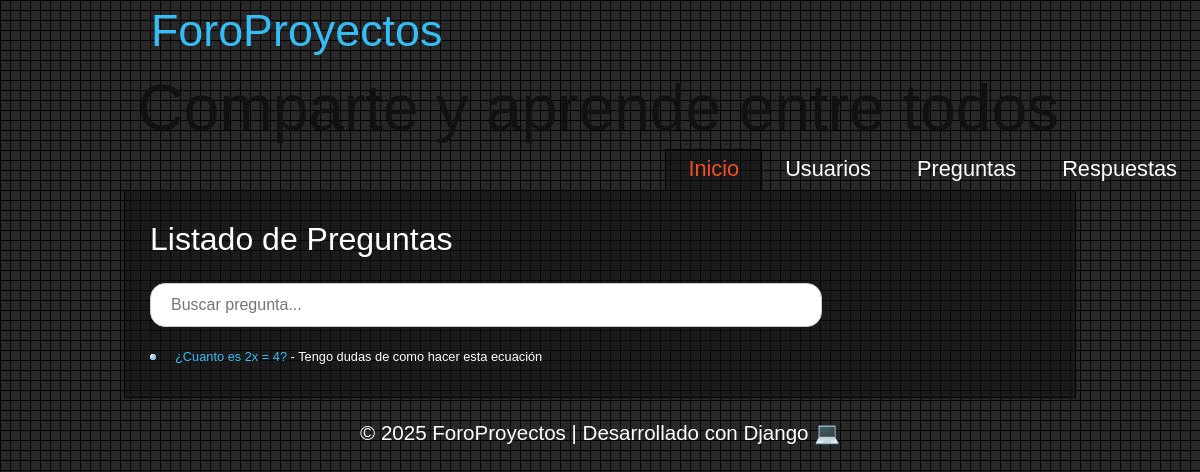
Page /ForoProyectos/pregunta/ on the earlier database version.
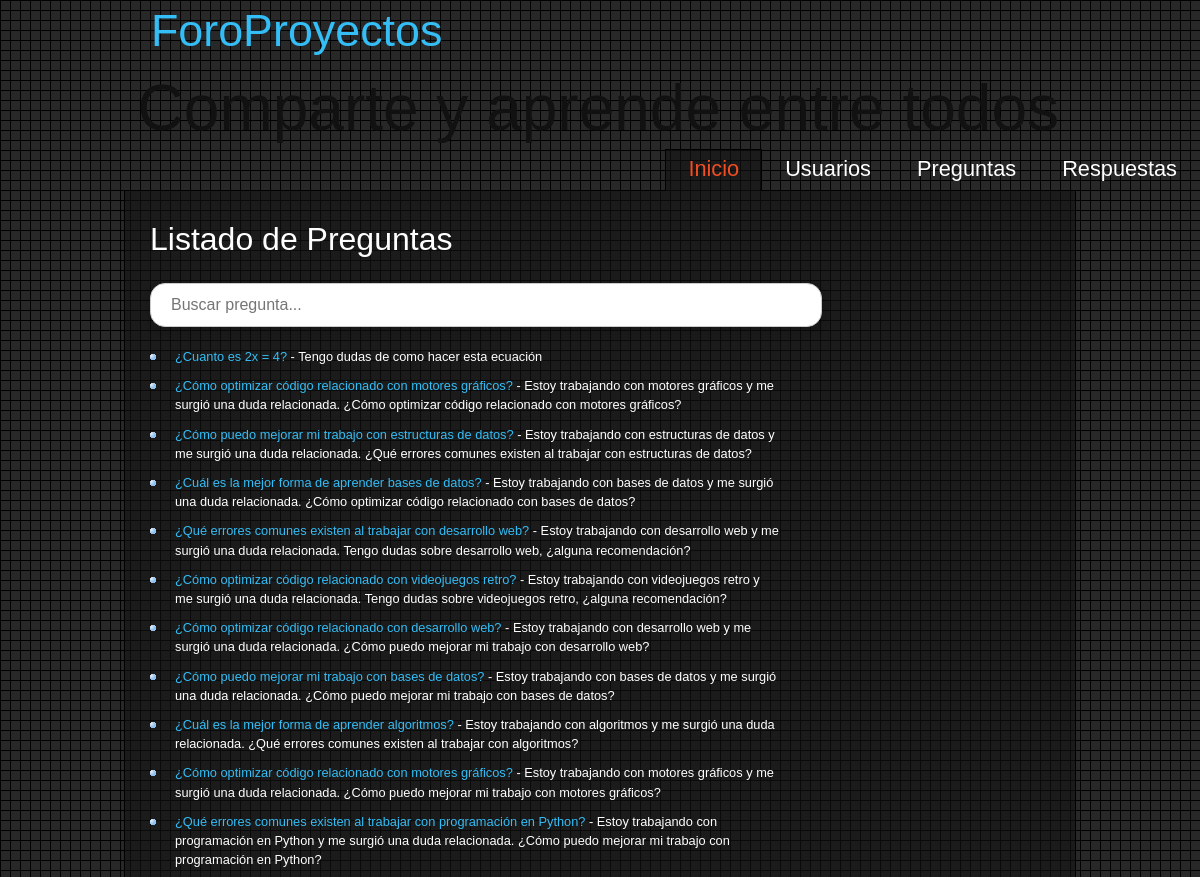
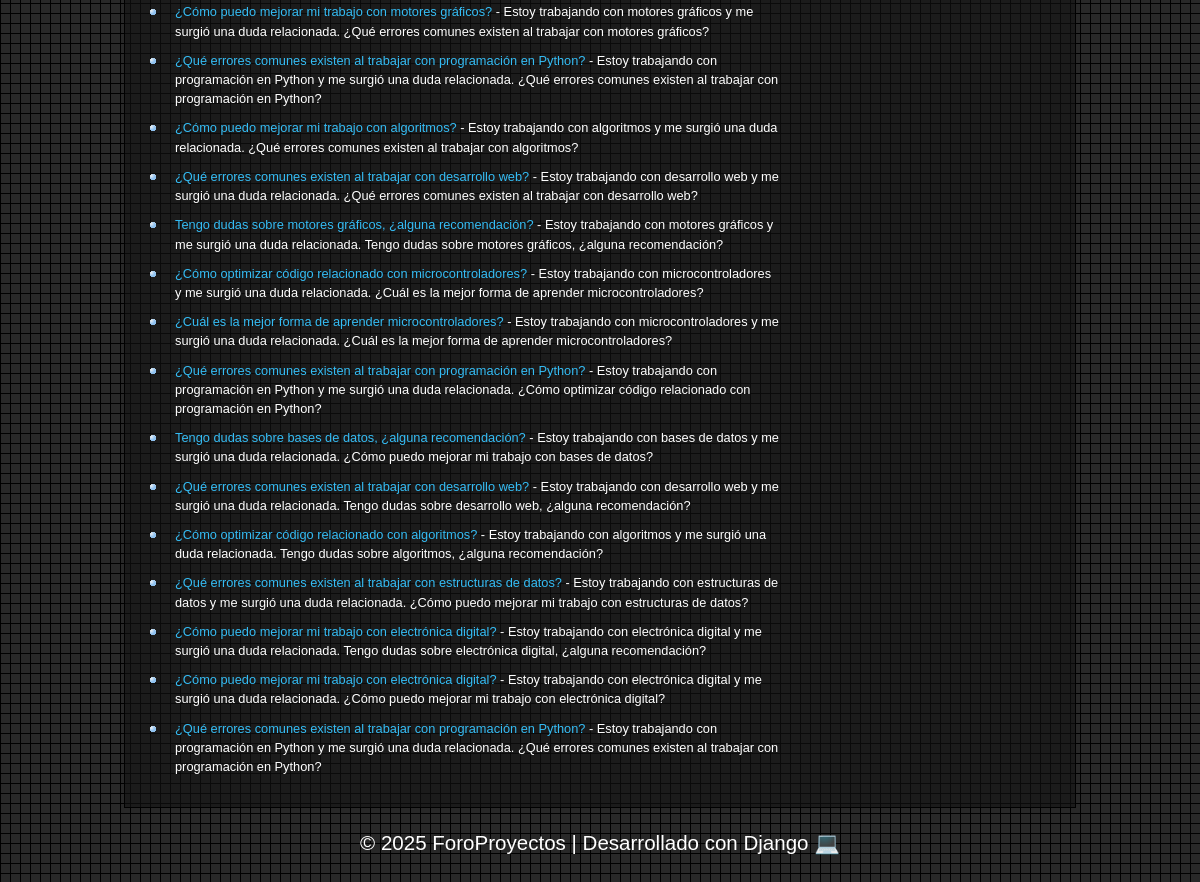
Same page on the later database version (2 pictures, top to bottom).
### ForoProyectos/models.py (models this page shows, shortened)
class Pregunta(models.Model):
    titulo = models.CharField(max_length=200)
    contenido = models.TextField(max_length=2000)
    autor = models.ForeignKey(Usuario, on_delete=models.CASCADE, related_name="preguntas")
    foto = models.URLField(blank=True, null=True)
    class Meta:
        verbose_name = "Pregunta"
        verbose_name_plural = "Preguntas"

### ForoProyectos/views.py (the view)
# urls.py: path('pregunta/', views.PreguntaListView.as_view(), name='lista_preguntas'),
class PreguntaListView(ListView):
    model = Pregunta
    template_name = "pregunta/lista_preguntas.html"
    context_object_name = "preguntas"

### ForoProyectos/templates/pregunta/lista_preguntas.html (shortened to what this page needs)
{% extends "base.html" %}
{% block contenido %}
    <h1>Listado de Preguntas</h1>
    <input type="text" id="inputPregunta" placeholder="Buscar pregunta..." onkeyup="buscarPregunta()">
    <ul id="listaP">
        {% for pregunta in preguntas %}
            <li id="Ipregunta">
                <a href="{% url 'detalle_preguntas' pregunta.id %}">
                    {{ pregunta.titulo }}
                </a>
                {% if pregunta.contenido %} - {{ pregunta.contenido }}{% endif %}
            </li>
            {% empty %}
            <li>No hay preguntas registradas.</li>
        {% endfor %}
    </ul>
{% endblock %}

Differences in the rows shown:
added Pregunta: titulo "¿Cómo optimizar código relacionado con motores gráficos?", contenido "Estoy trabajando con motores gráficos y me surgió una duda relacionada. ¿Cómo optimizar código relacionado con motores gráficos?"
added Pregunta: titulo "¿Cómo puedo mejorar mi trabajo con estructuras de datos?", contenido "Estoy trabajando con estructuras de datos y me surgió una duda relacionada. ¿Qué errores comunes existen al trabajar con estructuras de datos?"
added Pregunta: titulo "¿Cuál es la mejor forma de aprender bases de datos?", contenido "Estoy trabajando con bases de datos y me surgió una duda relacionada. ¿Cómo optimizar código relacionado con bases de datos?"
added Pregunta: titulo "¿Qué errores comunes existen al trabajar con desarrollo web?", contenido "Estoy trabajando con desarrollo web y me surgió una duda relacionada. Tengo dudas sobre desarrollo web, ¿alguna recomendación?"
added Pregunta: titulo "¿Cómo optimizar código relacionado con videojuegos retro?", contenido "Estoy trabajando con videojuegos retro y me surgió una duda relacionada. Tengo dudas sobre videojuegos retro, ¿alguna recomendación?"
added Pregunta: titulo "¿Cómo optimizar código relacionado con desarrollo web?", contenido "Estoy trabajando con desarrollo web y me surgió una duda relacionada. ¿Cómo puedo mejorar mi trabajo con desarrollo web?"
added Pregunta: titulo "¿Cómo puedo mejorar mi trabajo con bases de datos?", contenido "Estoy trabajando con bases de datos y me surgió una duda relacionada. ¿Cómo puedo mejorar mi trabajo con bases de datos?"
added Pregunta: titulo "¿Cuál es la mejor forma de aprender algoritmos?", contenido "Estoy trabajando con algoritmos y me surgió una duda relacionada. ¿Qué errores comunes existen al trabajar con algoritmos?"
added Pregunta: titulo "¿Cómo optimizar código relacionado con motores gráficos?", contenido "Estoy trabajando con motores gráficos y me surgió una duda relacionada. ¿Cómo puedo mejorar mi trabajo con motores gráficos?"
added Pregunta: titulo "¿Qué errores comunes existen al trabajar con programación en Python?", contenido "Estoy trabajando con programación en Python y me surgió una duda relacionada. ¿Cómo puedo mejorar mi trabajo con programación en Python?"
added Pregunta: titulo "¿Cómo puedo mejorar mi trabajo con motores gráficos?", contenido "Estoy trabajando con motores gráficos y me surgió una duda relacionada. ¿Qué errores comunes existen al trabajar con motores gráficos?"
added Pregunta: titulo "¿Qué errores comunes existen al trabajar con programación en Python?", contenido "Estoy trabajando con programación en Python y me surgió una duda relacionada. ¿Qué errores comunes existen al trabajar con programación en Python?"
added Pregunta: titulo "¿Cómo puedo mejorar mi trabajo con algoritmos?", contenido "Estoy trabajando con algoritmos y me surgió una duda relacionada. ¿Qué errores comunes existen al trabajar con algoritmos?"
added Pregunta: titulo "¿Qué errores comunes existen al trabajar con desarrollo web?", contenido "Estoy trabajando con desarrollo web y me surgió una duda relacionada. ¿Qué errores comunes existen al trabajar con desarrollo web?"
added Pregunta: titulo "Tengo dudas sobre motores gráficos, ¿alguna recomendación?", contenido "Estoy trabajando con motores gráficos y me surgió una duda relacionada. Tengo dudas sobre motores gráficos, ¿alguna recomendación?"
added Pregunta: titulo "¿Cómo optimizar código relacionado con microcontroladores?", contenido "Estoy trabajando con microcontroladores y me surgió una duda relacionada. ¿Cuál es la mejor forma de aprender microcontroladores?"
added Pregunta: titulo "¿Cuál es la mejor forma de aprender microcontroladores?", contenido "Estoy trabajando con microcontroladores y me surgió una duda relacionada. ¿Cuál es la mejor forma de aprender microcontroladores?"
added Pregunta: titulo "¿Qué errores comunes existen al trabajar con programación en Python?", contenido "Estoy trabajando con programación en Python y me surgió una duda relacionada. ¿Cómo optimizar código relacionado con programación en Python?"
added Pregunta: titulo "Tengo dudas sobre bases de datos, ¿alguna recomendación?", contenido "Estoy trabajando con bases de datos y me surgió una duda relacionada. ¿Cómo puedo mejorar mi trabajo con bases de datos?"
added Pregunta: titulo "¿Qué errores comunes existen al trabajar con desarrollo web?", contenido "Estoy trabajando con desarrollo web y me surgió una duda relacionada. Tengo dudas sobre desarrollo web, ¿alguna recomendación?"
added Pregunta: titulo "¿Cómo optimizar código relacionado con algoritmos?", contenido "Estoy trabajando con algoritmos y me surgió una duda relacionada. Tengo dudas sobre algoritmos, ¿alguna recomendación?"
added Pregunta: titulo "¿Qué errores comunes existen al trabajar con estructuras de datos?", contenido "Estoy trabajando con estructuras de datos y me surgió una duda relacionada. ¿Cómo puedo mejorar mi trabajo con estructuras de datos?"
added Pregunta: titulo "¿Cómo puedo mejorar mi trabajo con electrónica digital?", contenido "Estoy trabajando con electrónica digital y me surgió una duda relacionada. Tengo dudas sobre electrónica digital, ¿alguna recomendación?"
added Pregunta: titulo "¿Cómo puedo mejorar mi trabajo con electrónica digital?", contenido "Estoy trabajando con electrónica digital y me surgió una duda relacionada. ¿Cómo puedo mejorar mi trabajo con electrónica digital?"
added Pregunta: titulo "¿Qué errores comunes existen al trabajar con programación en Python?", contenido "Estoy trabajando con programación en Python y me surgió una duda relacionada. ¿Qué errores comunes existen al trabajar con programación en Python?"
